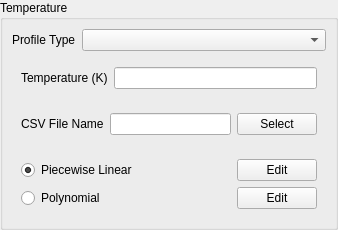
<?xml version="1.0" encoding="UTF-8"?>
<ui version="4.0">
 <class>temperatureWidget</class>
 <widget class="QWidget" name="temperatureWidget">
  <property name="geometry">
   <rect>
    <x>0</x>
    <y>0</y>
    <width>338</width>
    <height>230</height>
   </rect>
  </property>
  <property name="windowTitle">
   <string>Form</string>
  </property>
  <layout class="QVBoxLayout" name="verticalLayout_3">
   <property name="leftMargin">
    <number>0</number>
   </property>
   <property name="topMargin">
    <number>0</number>
   </property>
   <property name="rightMargin">
    <number>0</number>
   </property>
   <property name="bottomMargin">
    <number>0</number>
   </property>
   <item>
    <widget class="QGroupBox" name="groupBox">
     <property name="title">
      <string>Temperature</string>
     </property>
     <layout class="QVBoxLayout" name="verticalLayout_2">
      <property name="leftMargin">
       <number>9</number>
      </property>
      <property name="topMargin">
       <number>9</number>
      </property>
      <property name="rightMargin">
       <number>9</number>
      </property>
      <property name="bottomMargin">
       <number>9</number>
      </property>
      <item>
       <widget class="QWidget" name="widget" native="true">
        <layout class="QFormLayout" name="formLayout">
         <property name="leftMargin">
          <number>0</number>
         </property>
         <property name="topMargin">
          <number>0</number>
         </property>
         <property name="rightMargin">
          <number>0</number>
         </property>
         <property name="bottomMargin">
          <number>0</number>
         </property>
         <item row="0" column="0">
          <widget class="QLabel" name="label_2">
           <property name="text">
            <string>Profile Type</string>
           </property>
          </widget>
         </item>
         <item row="0" column="1">
          <widget class="QComboBox" name="profileType">
           <property name="sizePolicy">
            <sizepolicy hsizetype="Preferred" vsizetype="Preferred">
             <horstretch>0</horstretch>
             <verstretch>0</verstretch>
            </sizepolicy>
           </property>
          </widget>
         </item>
        </layout>
       </widget>
      </item>
      <item>
       <widget class="QWidget" name="constant" native="true">
        <layout class="QFormLayout" name="formLayout_2">
         <item row="0" column="0">
          <widget class="QLabel" name="label_3">
           <property name="text">
            <string>Temperature (K)</string>
           </property>
          </widget>
         </item>
         <item row="0" column="1">
          <widget class="QLineEdit" name="temperature">
           <property name="sizePolicy">
            <sizepolicy hsizetype="Preferred" vsizetype="Fixed">
             <horstretch>0</horstretch>
             <verstretch>0</verstretch>
            </sizepolicy>
           </property>
          </widget>
         </item>
        </layout>
       </widget>
      </item>
      <item>
       <widget class="QWidget" name="spatialDistribution" native="true">
        <layout class="QHBoxLayout" name="horizontalLayout">
         <item>
          <widget class="QLabel" name="label_6">
           <property name="text">
            <string>CSV File Name</string>
           </property>
          </widget>
         </item>
         <item>
          <widget class="QLineEdit" name="spatialDistributionFileName">
           <property name="sizePolicy">
            <sizepolicy hsizetype="Expanding" vsizetype="Fixed">
             <horstretch>0</horstretch>
             <verstretch>0</verstretch>
            </sizepolicy>
           </property>
          </widget>
         </item>
         <item>
          <widget class="QPushButton" name="spatialDistributionFileSelect">
           <property name="sizePolicy">
            <sizepolicy hsizetype="Fixed" vsizetype="Fixed">
             <horstretch>0</horstretch>
             <verstretch>0</verstretch>
            </sizepolicy>
           </property>
           <property name="text">
            <string>Select</string>
           </property>
          </widget>
         </item>
        </layout>
       </widget>
      </item>
      <item>
       <widget class="QWidget" name="temporalDistribution" native="true">
        <layout class="QVBoxLayout" name="verticalLayout">
         <item>
          <widget class="QWidget" name="widget_3" native="true">
           <layout class="QHBoxLayout" name="horizontalLayout_2">
            <property name="leftMargin">
             <number>0</number>
            </property>
            <property name="topMargin">
             <number>0</number>
            </property>
            <property name="rightMargin">
             <number>0</number>
            </property>
            <property name="bottomMargin">
             <number>0</number>
            </property>
            <item>
             <widget class="QRadioButton" name="piecewiseLinear">
              <property name="sizePolicy">
               <sizepolicy hsizetype="Expanding" vsizetype="Fixed">
                <horstretch>0</horstretch>
                <verstretch>0</verstretch>
               </sizepolicy>
              </property>
              <property name="text">
               <string>Piecewise Linear</string>
              </property>
              <property name="checked">
               <bool>true</bool>
              </property>
              <attribute name="buttonGroup">
               <string notr="true">temporalDistributionRadioGroup</string>
              </attribute>
             </widget>
            </item>
            <item>
             <widget class="QPushButton" name="piecewiseLinearEdit">
              <property name="text">
               <string>Edit</string>
              </property>
             </widget>
            </item>
           </layout>
          </widget>
         </item>
         <item>
          <widget class="QWidget" name="widget_4" native="true">
           <layout class="QHBoxLayout" name="horizontalLayout_4">
            <property name="leftMargin">
             <number>0</number>
            </property>
            <property name="topMargin">
             <number>0</number>
            </property>
            <property name="rightMargin">
             <number>0</number>
            </property>
            <property name="bottomMargin">
             <number>0</number>
            </property>
            <item>
             <widget class="QRadioButton" name="polynomial">
              <property name="sizePolicy">
               <sizepolicy hsizetype="Expanding" vsizetype="Fixed">
                <horstretch>0</horstretch>
                <verstretch>0</verstretch>
               </sizepolicy>
              </property>
              <property name="text">
               <string>Polynomial</string>
              </property>
              <attribute name="buttonGroup">
               <string notr="true">temporalDistributionRadioGroup</string>
              </attribute>
             </widget>
            </item>
            <item>
             <widget class="QPushButton" name="polynomialEdit">
              <property name="text">
               <string>Edit</string>
              </property>
             </widget>
            </item>
           </layout>
          </widget>
         </item>
        </layout>
       </widget>
      </item>
     </layout>
    </widget>
   </item>
  </layout>
 </widget>
 <resources/>
 <connections/>
 <buttongroups>
  <buttongroup name="temporalDistributionRadioGroup"/>
 </buttongroups>
</ui>
